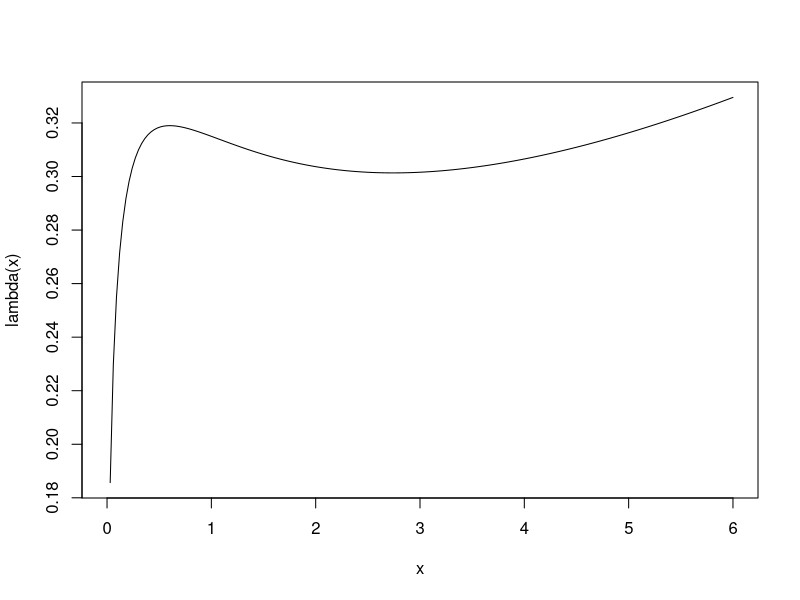
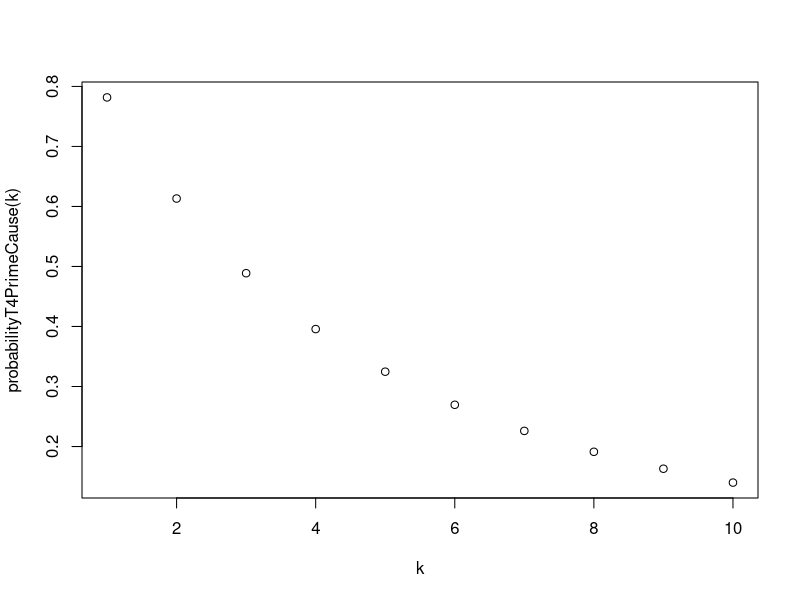
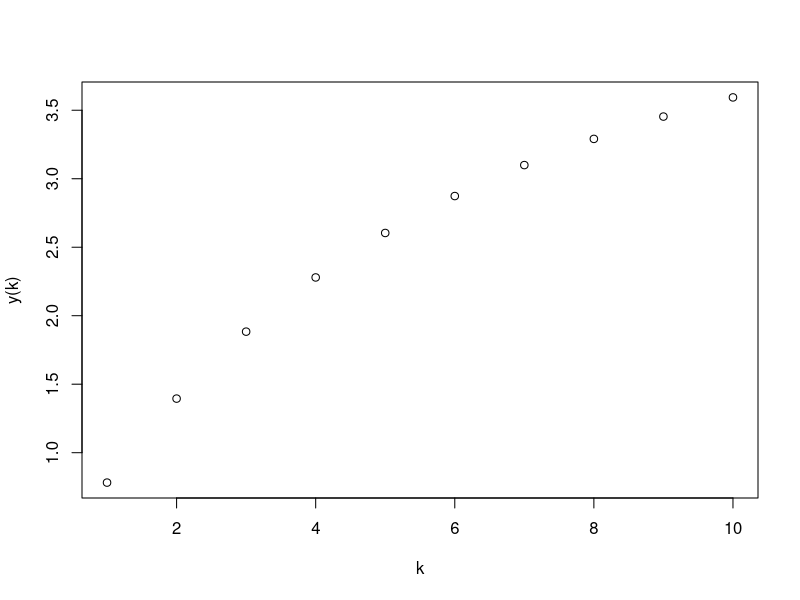

These figures' R source, in order:
# The network used in the questions:
#     ╭──T_1──╮
#     │       │
# A ──┼──T_2──┼──T_4── B
#     │       │
#     ╰──T_3──╯

# 1. Compute expected life length of network in figure 6
lambda_1 <- function(t) 1 / (2 * sqrt(t)); lambda_4 <- function(t) t^(11/10) / 50
S_1 <- function(t) exp(-sqrt(t)); S_4 <- function(t) exp(-t^(21/10) / 105)

# Returns the expected life length given the survival function.
expectedLifetime <- function(S) integrate(S, 0, Inf)$value

# S_1 <- function(t) exp(-integrate(lambda_1, 0, t)); S_4 <- function(t) exp(-integrate(lambda_4, 0, t))
S_I <- function(t) 1 - (1 - S_1(t))^3
S <- function(t) S_I(t) * S_4(t)
expectedLifetime(S)

# 2. Plot the hazard function lambda_T(t)
Lambda <- deriv(as.expression(do.call('substitute', list(
		quote(-log((1 - (1 - S_1)^3) * S_4)),
		list(
			S_1 = quote(exp(-sqrt(t))),
			S_4 = quote(exp(-t^(21/10) / 105))
		)))), "t", function.arg = TRUE)
lambda <- function(t) attr(Lambda(t), "gradient")
x <- seq(0, 6, length = 200)
plot(x, lambda(x), 'l')

# 3. Compute the probability that network failure is caused by the failure of T_4
# Pr(T = T_4) = Pr(T_4 < T_I) = int_0^Inf f_{T_I}(t) * S_{T_4}(t) dt
# f = S * lambda
probabilityT4Cause <- integrate(function(t) S_4(t) * lambda_4(t) * S_I(t), 0, Inf)
probabilityT4Cause

# 4.
probabilityT4PrimeCause <- Vectorize(function(k) integrate(function(t) dgamma(t, k) * S_I(t), 0, Inf)$value)
k <- 1:10
plot(k, probabilityT4PrimeCause(k))

# 5.
k <- 1:10
y <- Vectorize(function(k) expectedLifetime(function(t) S_I(t) * (1 - pgamma(t, k))))
plot(k, y(k))

# 6.
cost <- function(lambda) 1/5 + lambda # The cost of a component with a Weibull(lambda, 1/4) dist
f <- function(gamma) {
	mu <- (11/5 - gamma) / 3
	expectedLifetime(function(t) (1 - pweibull(t, mu, 1/4)^3) * pweibull(t, gamma, 1/4, lower.tail = FALSE))
}
res <- optimize(f, interval = c(0, 11/5), maximum = TRUE)
sprintf("Maximum %f acheived at mu = %f, gamma = %f", res$objective, (11/5 - res$maximum) / 3,
	res$maximum)
